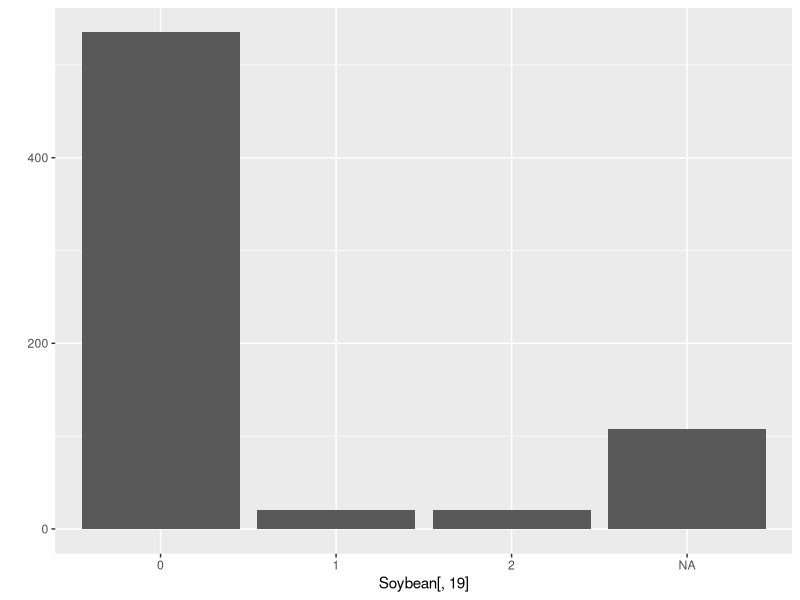
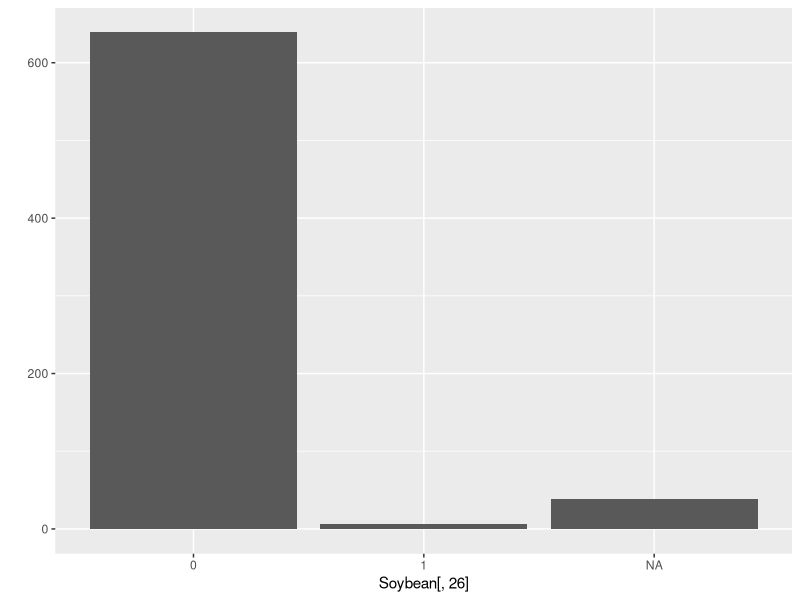
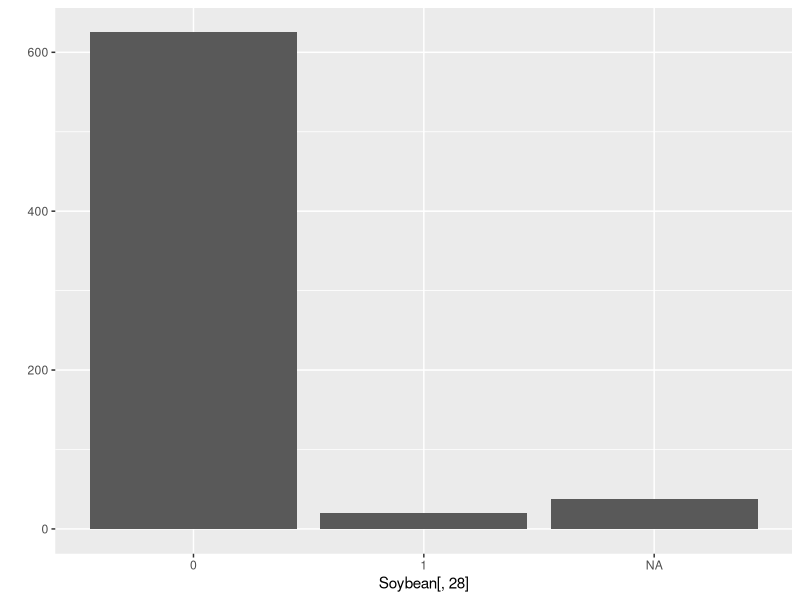
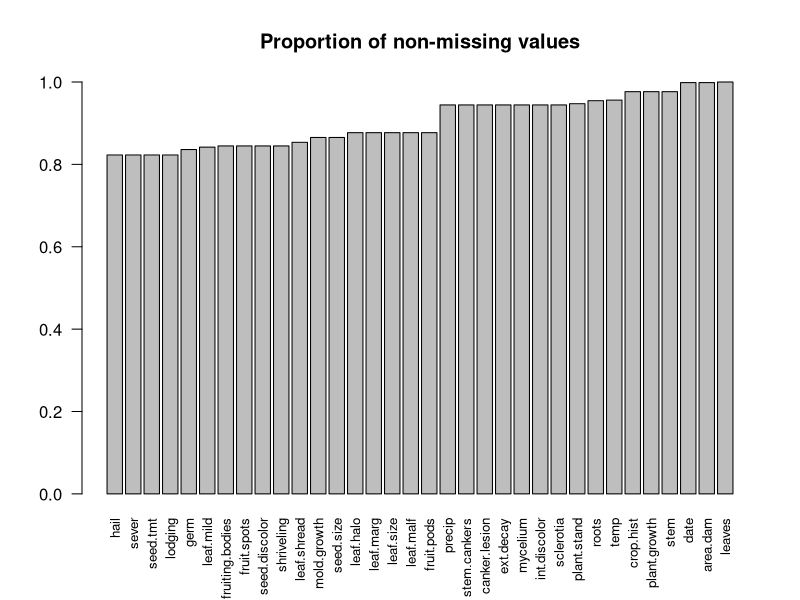
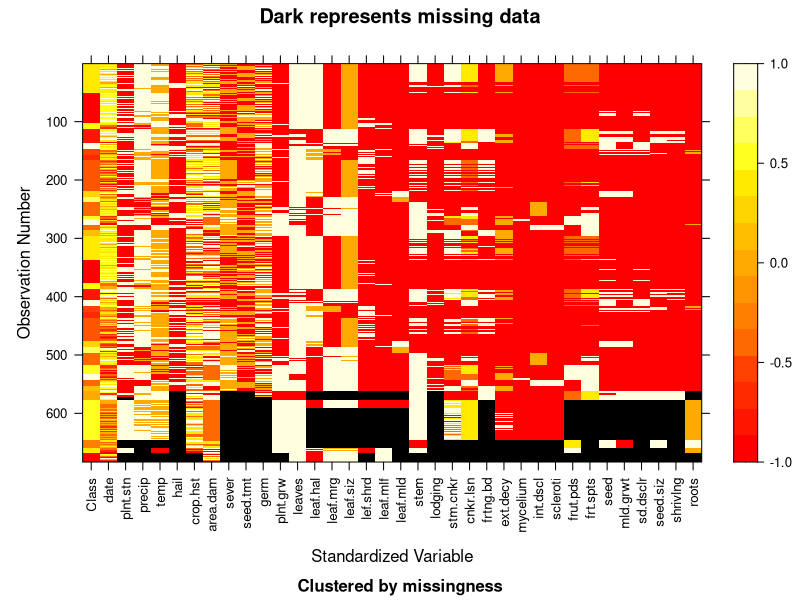
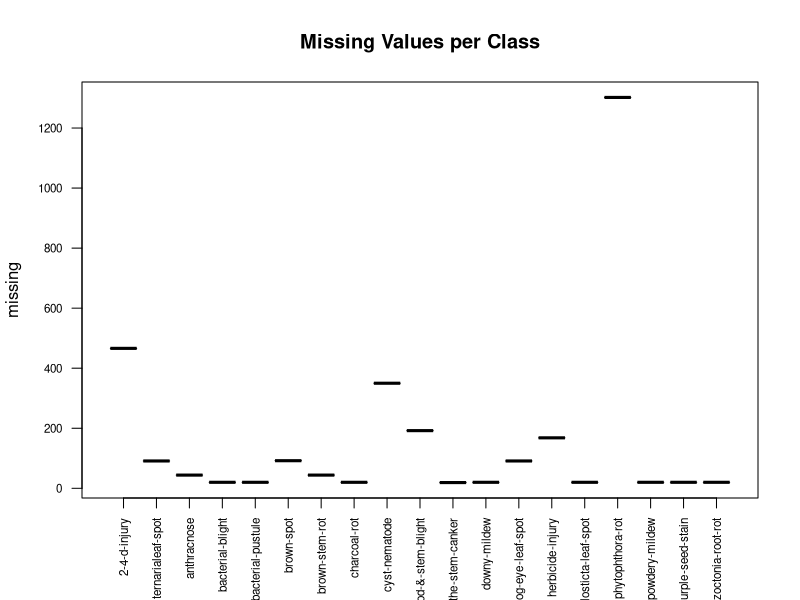

Write R code to recreate these figures, in order. (Note: this script raises an error after producing the figures.)
# Ex3.2
# Exploratory analysis focusing on identifying missing values and near zero variance

library(mlbench)
data(Soybean) 
?Soybean  # dna = does not apply
str(Soybean)  # factors and ordinal 

# Near Zero Variance?
library(caret)
library(ggplot2)
SoyZeroVar <- nearZeroVar(Soybean, freqCut = 95/5)  # 3 variables
qplot(Soybean[ ,19])
qplot(Soybean[ ,26])
qplot(Soybean[ ,28])
nearZeroVar(Soybean, freqCut = 90/10)  # 8 variables

# Missing Values a) predictors
table(is.na(Soybean))/(683*36)
tab.na <- matrix(data = NA, nrow = 2, ncol = 35)
rownames(tab.na) <- c("NA", "not NA")
colnames(tab.na) <- colnames(Soybean[-1])  # [-1] to leave out Class
for (i in 2:36) { # create a table with NA vs not NA values for each variable
  tab.na[ , i-1] <- table(is.na(Soybean[ , i]))/(length(Soybean[ , i]))
}
tab.na <- tab.na[ , order(tab.na[1, ])]
barplot(tab.na[1, -12], cex.names = 0.8, las = 2, main = "Proportion of non-missing values")
library(mi)  # an approach using the pkg mi
mSoybean <- missing_data.frame(Soybean)
image(mSoybean)

# Missing Values b) response
table(is.na(Soybean[,1]))  # all the class obs are present
for (i in 1:683) {  # loop to count missing values per row
  Soybean[i, 37] <- sum(is.na(Soybean)[i, ])
}
colnames(Soybean)[37] <- "missing"
Soybean.na <- subset(Soybean, select = c(Class, missing))  # subset by Class
Soybean[ , 37] <- NULL  # rm extra column
missing.by.Class <- aggregate(missing~Class, data = Soybean.na, FUN = "sum")
plot(missing.by.Class, cex.axis = 0.7, las = 2, xlab = "", main = "Missing Values per Class")
# phytophthora-rot most impacted by missing values, followed by 2-4-d-injury and cyst-nematode

# Dealing with the missing values / near zero var
library(ipred)
Soybean.filtered <- Soybean[ , -SoyZeroVar] # rm zero var variables
dummies <- dummyVars(Class ~ ., data = Soybean.filtered, na.action = na.pass)
Soybean.filtered <- (predict(dummies, newdata = Soybean))  # dummy variables
preProcess(Soybean.filtered, method="bagImpute")  # impute missing values using bagged tree method

rm(ls = list())
